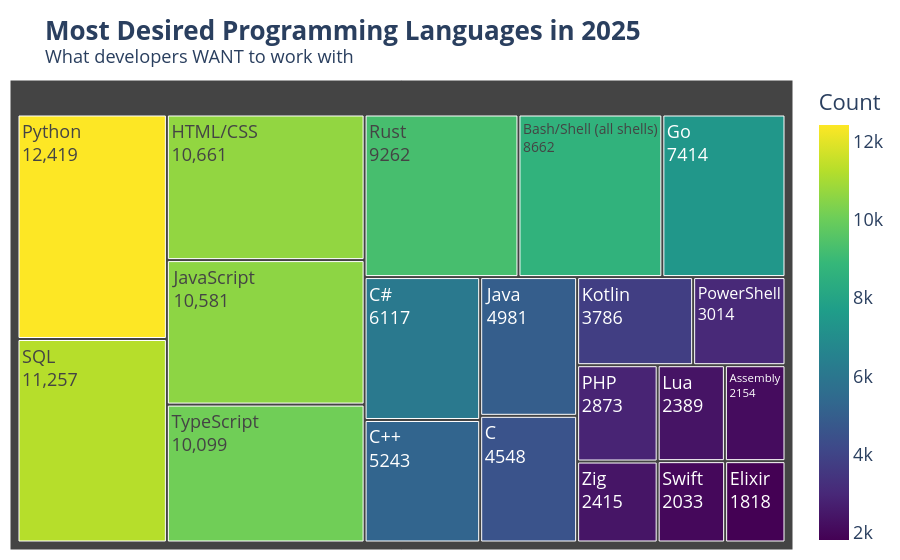

Notebook code cell kept with this figure:
### Markdown cell above
#### Q: Which languages do developers want to work with in 2025?

Just as we looked at what people currently use, we can analyze the `LanguageWantToWorkWith` column to see where the interest is shifting.

### Code cell
all_want_lang_string = ';'.join(survey_df['LanguageWantToWorkWith'].dropna().to_list())
all_want_lang_array = all_want_lang_string.split(';')

want_lang_counts = Counter(all_want_lang_array).most_common(20)
want_lang_df = pd.DataFrame(want_lang_counts, columns=['Language', 'Count'])

fig_want = px.treemap(
    want_lang_df,
    path=['Language'],
    values='Count',
    color='Count',
    color_continuous_scale='Viridis',
    title='<b>Most Desired Programming Languages in 2025</b><br><sup>What developers WANT to work with</sup>',
    template='plotly_white'
)

fig_want.update_layout(font=dict(size=18), title_font=dict(size=26), margin=dict(t=80, l=10, r=10, b=10))
fig_want.update_traces(textinfo="label+value")
fig_want.show()

### Figure 1 — Plotly figure (JSON) as saved in the notebook; plotly's stock layout.template omitted (floating-point values rounded to 4 significant figures)
{"data": [{"branchvalues": "total", "customdata": [[12420.0], [11260.0], [10660.0], [10580.0], [10100.0], [9262.0], [8662.0], [7414.0], [6117.0], [5243.0], [4981.0], [4548.0], [3786.0], [3014.0], [2873.0], [2415.0], [2389.0], [2154.0], [2033.0], [1818.0]], "domain": {"x": [0, 1], "y": [0, 1]}, "hovertemplate": "labels=%{label}<br>Count_sum=%{value}<br>parent=%{parent}<br>id=%{id}<br>Count=%{color}<extra></extra>", "ids": ["Python", "SQL", "HTML/CSS", "JavaScript", "TypeScript", "Rust", "Bash/Shell (all shells)", "Go", "C#", "C++", "Java", "C", "Kotlin", "PowerShell", "PHP", "Zig", "Lua", "Assembly", "Swift", "Elixir"], "labels": ["Python", "SQL", "HTML/CSS", "JavaScript", "TypeScript", "Rust", "Bash/Shell (all shells)", "Go", "C#", "C++", "Java", "C", "Kotlin", "PowerShell", "PHP", "Zig", "Lua", "Assembly", "Swift", "Elixir"], "marker": {"coloraxis": "coloraxis", "colors": [12420.0, 11260.0, 10660.0, 10580.0, 10100.0, 9262.0, 8662.0, 7414.0, 6117.0, 5243.0, 4981.0, 4548.0, 3786.0, 3014.0, 2873.0, 2415.0, 2389.0, 2154.0, 2033.0, 1818.0]}, "name": "", "parents": ["", "", "", "", "", "", "", "", "", "", "", "", "", "", "", "", "", "", "", ""], "textinfo": "label+value", "type": "treemap", "values": [12420.0, 11260.0, 10660.0, 10580.0, 10100.0, 9262.0, 8662.0, 7414.0, 6117.0, 5243.0, 4981.0, 4548.0, 3786.0, 3014.0, 2873.0, 2415.0, 2389.0, 2154.0, 2033.0, 1818.0]}], "layout": {"coloraxis": {"autocolorscale": false, "colorbar": {"title": {"text": "Count"}}, "colorscale": [[0, "#440154"], [0.1111, "#482878"], [0.2222, "#3e4989"], [0.3333, "#31688e"], [0.4444, "#26828e"], [0.5556, "#1f9e89"], [0.6667, "#35b779"], [0.7778, "#6ece58"], [0.8889, "#b5de2b"], [1, "#fde725"]]}, "font": {"size": 18}, "legend": {"tracegroupgap": 0}, "margin": {"b": 10, "l": 10, "r": 10, "t": 80}, "title": {"font": {"size": 26}, "text": "<b>Most Desired Programming Languages in 2025</b><br><sup>What developers WANT to work with</sup>"}}}
